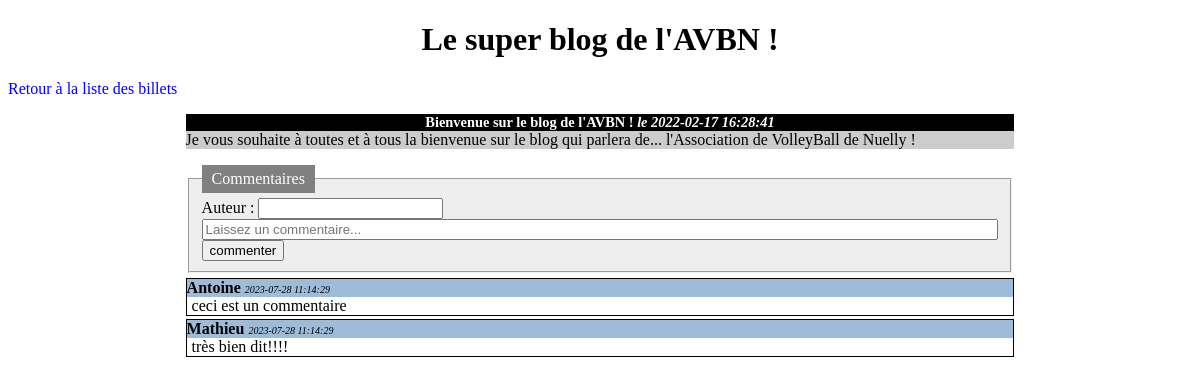
Page /index.php?action=post&id=1 on the committed database.
### tables this page shows
CREATE TABLE `posts` (
  `id` int(11) NOT NULL,
  `titre` varchar(255) NOT NULL,
  `contenu` text NOT NULL,
  `date_creation` datetime NOT NULL
);

CREATE TABLE `comment` (
  `id` int(11) NOT NULL,
  `id_post` int(11) NOT NULL,
  `author` varchar(255) NOT NULL,
  `comment` text NOT NULL,
  `date_creation` datetime NOT NULL DEFAULT current_timestamp()
);

### src/controllers/post.php (called while the page is built)
<?php
require_once 'src/model.php';
require_once 'src/model/comment.php';
function viewPost(string $identifier){
    $post = getPost($identifier);
    $comments = getComments($identifier);
    require 'templates/post.php';
}

### src/model.php (called while the page is built, shortened)
<?php
function connectDb(){
        try{
            $database = new PDO('mysql:host=localhost;dbname=blogdeb;charset=utf8', 'root', '');
        }
        catch(Exception $e){
              die( 'Erreur : '.$e->getMessage()   );
        }
        return $database;
}
function getPost($identifier){
    $database = connectDb();
    $statement = $database->prepare("SELECT * FROM posts WHERE id =?");
    $statement->execute([$identifier]);
    $data = $statement->fetch();
    return $data;
}

### src/model/comment.php (called while the page is built, shortened)
<?php
require_once 'src/model.php';
function getComments($identifier){
    $database = connectDb();
    $sql=sprintf("SELECT * FROM comment WHERE id_post=%u ORDER BY date_creation DESC " ,$identifier);
    $statement=$database->prepare($sql);
    $statement->execute();
    $comments = $statement->fetchAll(PDO::FETCH_ASSOC);
    return $comments;
}

### templates/post.php (the view, shortened to what this page needs)
<h1>Le super blog de l'AVBN !</h1>
<p><a href="index.php">Retour à la liste des billets</a></p>
<div class="news">
    <div class="">
        <h3>
            <?= htmlspecialchars($post['titre']) ?>
            <em>le <?= $post['date_creation'] ?></em>
        </h3>
        <p>
            <?= nl2br(htmlspecialchars($post['contenu'])) ?>
        </p>
    </div>
</div>
<form class ="add-comment" action="index.php?action=addComment&id=<?=$post['id'] ?>" method="POST">
    <fieldset>
        <legend>Commentaires</legend>
        <div>
            <label for="author">Auteur :</label>
            <input type="text" id="author" name="author">
            <br>
        </div>
        <div>
            <input type="text" id="comment" name="comment" class="comment-text" placeholder="Laissez un commentaire...">
        </div>
        <div><input type="submit" value="commenter"></div>
    </fieldset>
</form>
<div class="zone-comment">
    <?php
    foreach ($comments as $comment) {
    ?>
    <div class="posted-comment">
        <div class="post-com-auth">
                <span><strong><?= htmlspecialchars($comment['author']) ?></strong></span>
                <span class="date-com"><em><?= $comment['date_creation'] ?></em></span>
        </div>
        <div>
                <span class="post-com-content"><?= nl2br(htmlspecialchars($comment['comment'])) ?></span>
        </div>
    </div>
    <?php } ?>
</div>
<?php $content = ob_get_clean(); ?>
<?php require 'layout.php'; ?>

### index.php (shortened to what this page needs)
<?php
require_once 'src/controllers/homepage.php';
require_once 'src/controllers/post.php';
try{
    if (isset($_GET['action']) && $_GET['action'] !== '')
    {
        if ($_GET['action']==='post')
        {
            if (isset($_GET['id']) && $_GET['id'] > 0)
            {
                $identifier = $_GET['id'];
                viewPost($identifier);
            } else{
                throw new Exception('aucun identifiant de post envoyé');
            }
        }
        else
        {
            throw new Exception('page introuvable');
        }
    }
    else
    {
        homepage();
    }
} catch (Exception $e){
    echo 'Erreur : '.$e->getMessage();
}

### templates/layout.php (shortened to what this page needs)
<!DOCTYPE html>
<html lang="fr">
<head>
    <link href="style.css" rel="stylesheet" />
</head>
<body>
    <?= $content ?>
</body>
</html>

### style.css (style rules this page uses)
h1, h3 { text-align:center; }
h3 { background-color:black; color:white; font-size:0.9em; margin-bottom:0px; }
.news p { background-color:#CCCCCC; margin-top:0px; }
.news { width:70%; margin:auto; }
.zone-comment { padding-top: 5px; width: 70%; margin:auto; }
.posted-comment { border: 1px solid black; margin-bottom: 3px; }
.post-com-auth { background-color: rgb(158, 187, 216); }
.date-com { font-size: x-small; }
.post-com-content { margin-left: 5px; }
a { text-decoration: none; color: blue; }
form.add-comment { width: 70%; margin:auto; }
fieldset { background-color: #eeeeee; }
legend { background-color: gray; color: white; padding: 5px 10px; }
.comment-text { width: 100%; }
* { box-sizing: border-box; }

### rows in the picture
posts: titre "Bienvenue sur le blog de l'AVBN !", date_creation "2022-02-17 16:28:41", contenu "Je vous souhaite à toutes et à tous la bienvenue sur le blog qui parlera de... l'Association de VolleyBall de Nuelly !"
comment: author "Antoine", date_creation "2023-07-28 11:14:29", comment "ceci est un commentaire"
comment: author "Mathieu", date_creation "2023-07-28 11:14:29", comment "très bien dit!!!!"
